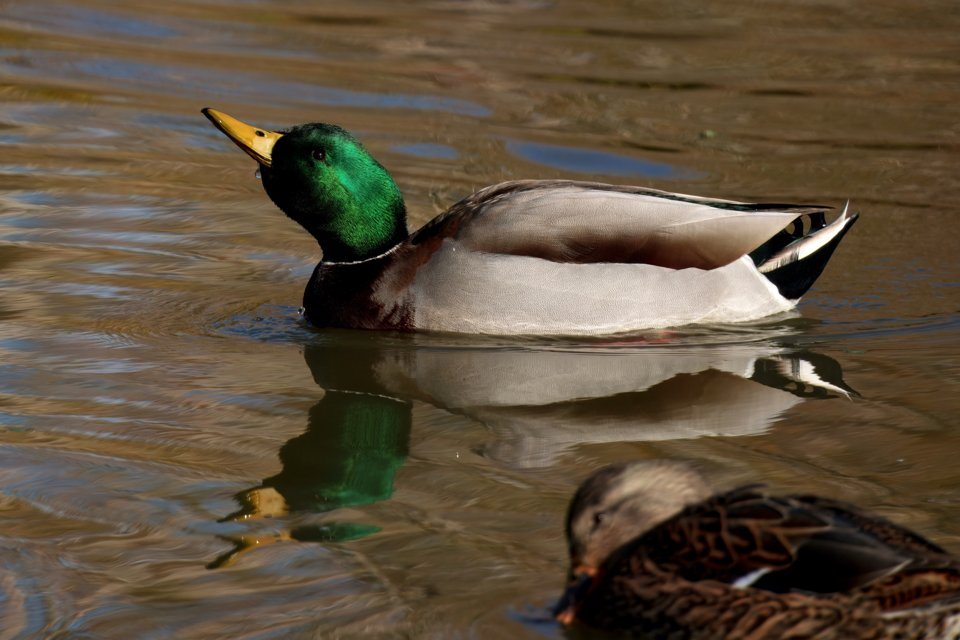
#> input picture tests/fixtures/photos/Mallard_drake_on_Union_Bay_Natural_Area.jpg, 960 x 640 px; its folder holds 7 pictures in this run; the run also reads 1 picture not shown here
$ python make-phone-fixtures.py
#> lines starting #> are read from the running program, lines starting #| are printed output that depends on the picture
"""Writes the pictures a real phone produces and a desktop test would not think of (docs/notes/integration.md, section 7).

    .venv/bin/python tests/fixtures/phone/make-phone-fixtures.py

  iphone-portrait-12mp-exif6.jpg  4032x3024 pixels stored, EXIF orientation 6: a portrait shot (3024 wide, 4032 tall when upright)
                                  of the Mallard, the way an upright iPhone stores it. 12.2 megapixels.
  phone-upside-down-exif3.jpg     1200x900 stored turned by 180 degrees, EXIF orientation 3 (the Common Kingfisher).
  phone-portrait-exif8.jpg        stored 900 wide x 1200 tall, EXIF orientation 8; upright it is 1200 wide x 900 tall (the Mallard,
                                  a phone held on its other side).
  kingfisher.png                  the Common Kingfisher as a PNG (screenshots and some galleries).
  tiny.jpg                        a 12x9 picture.
  truncated.jpg                   a real JPEG cut off after a third of its bytes (a download that stopped).

The expected upright shape of each is in tests/e2e/flows.spec.ts.
"""
from pathlib import Path

from PIL import Image, ImageOps

HERE = Path(__file__).resolve().parent
PHOTOS = HERE.parents[0] / 'photos'


def exif(orientation: int) -> Image.Exif:
    tags = Image.Exif()
    tags[0x0112] = orientation
    return tags


def cover(image: Image.Image, width: int, height: int) -> Image.Image:
    return ImageOps.fit(image, (width, height), method=Image.Resampling.LANCZOS)


mallard = Image.open(PHOTOS / 'Mallard_drake_on_Union_Bay_Natural_Area.jpg').convert('RGB')
#> mallard is the input picture: PIL image 960x640 RGB; mean R, G, B 94.3, 80.2, 61.2
kingfisher = Image.open(PHOTOS / 'Common_kingfisher_at_Taipei_Zoo.jpg').convert('RGB')
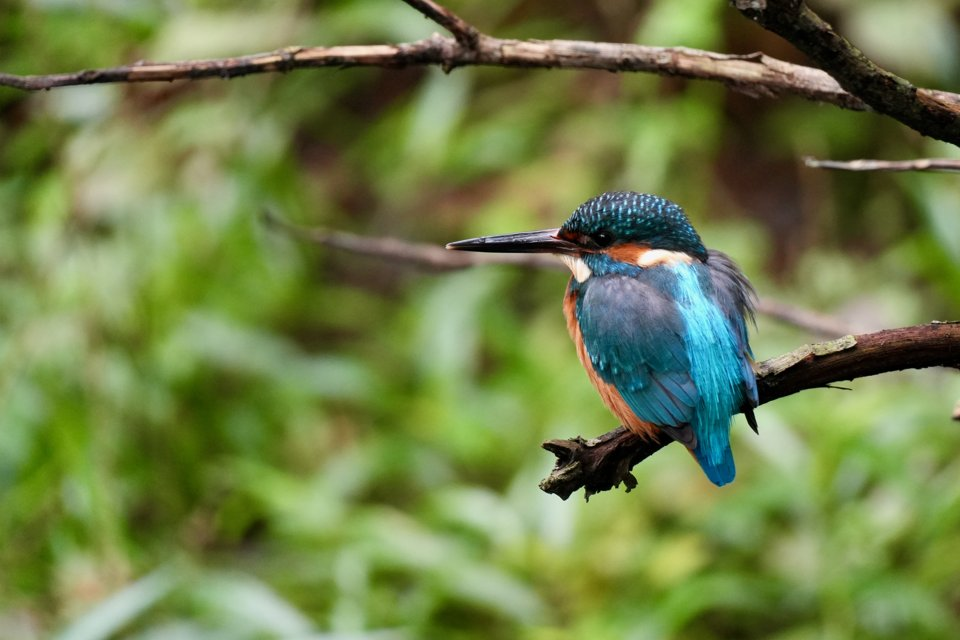
#> input picture tests/fixtures/photos/Common_kingfisher_at_Taipei_Zoo.jpg, 960 x 640 px
#> kingfisher is the input picture: PIL image 960x640 RGB; mean R, G, B 112.2, 127.6, 73

# Upright portrait 3024x4032. The stored pixels are that picture turned 90 degrees counter-clockwise (orientation 6 says:
# turn it clockwise to show it).
upright = cover(mallard, 3024, 4032)
#> in cover, `return ImageOps.fit(image, (width, height), method=Image.Resampling.LA..`:
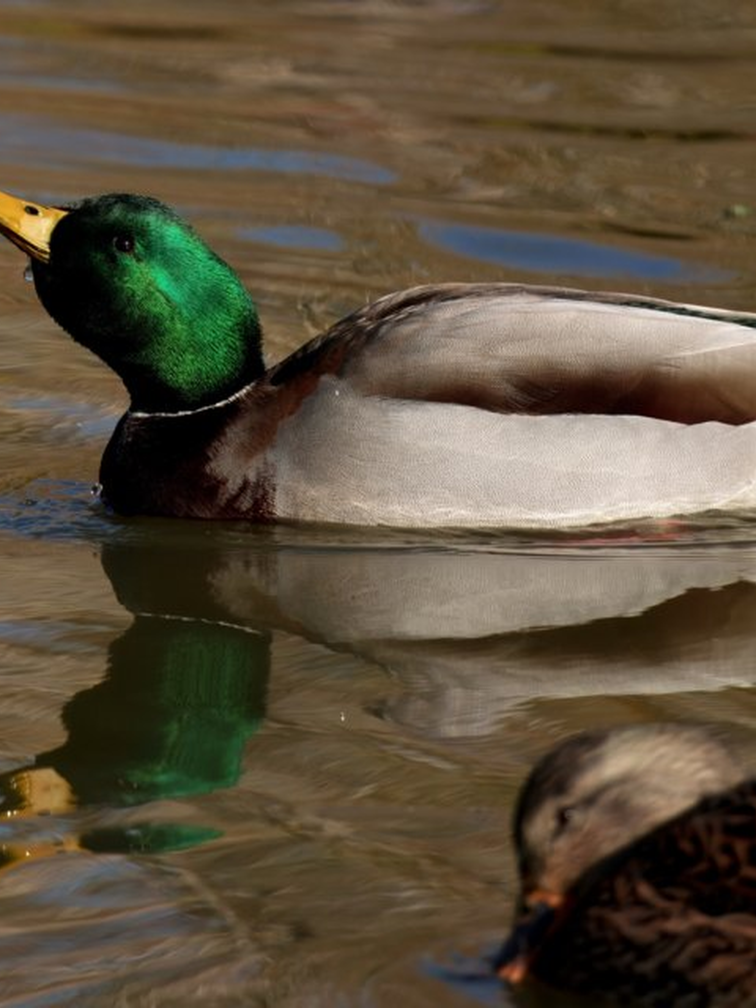
#> returned value: PIL image 3024x4032 RGB (shown at 1/4 size); mean R, G, B 92.9, 80.5, 61.2
upright.rotate(90, expand=True).save(HERE / 'iphone-portrait-12mp-exif6.jpg', quality=80, exif=exif(6))
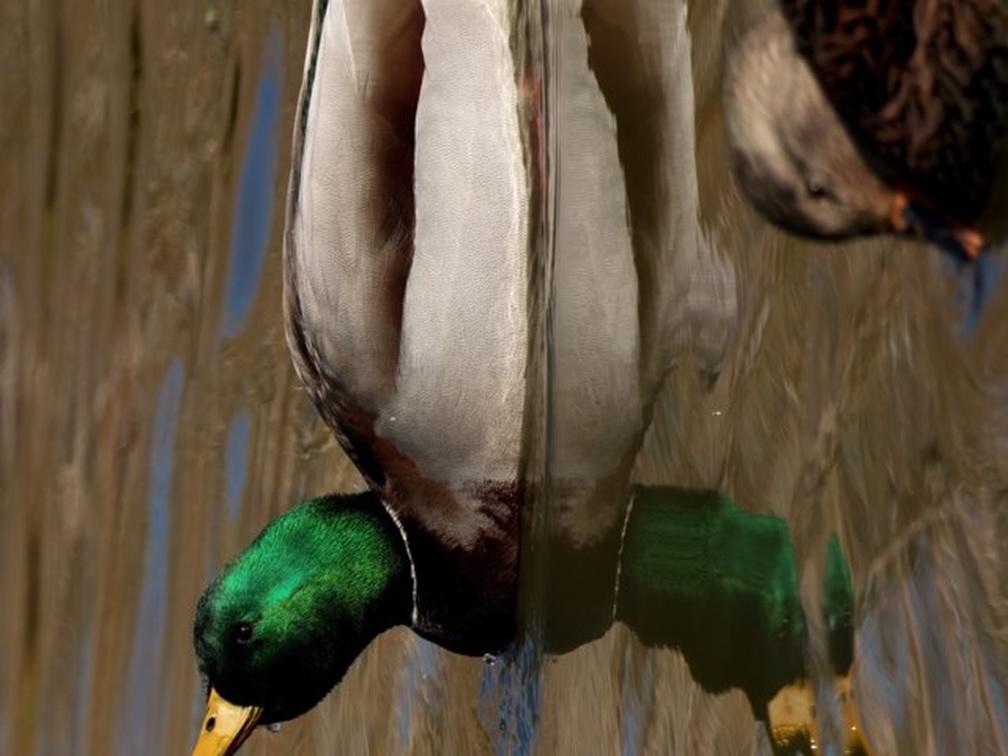
#> saved as iphone-portrait-12mp-exif6.jpg: PIL image 4032x3024 RGB (shown at 1/4 size); mean R, G, B 92.9, 80.5, 61.2

# Orientation 3: stored turned by 180 degrees.
cover(kingfisher, 1200, 900).rotate(180).save(HERE / 'phone-upside-down-exif3.jpg', quality=88, exif=exif(3))
#> call 2 of cover, with width = 1200, height = 900
#> in cover (call 2), `return ImageOps.fit(image, (width, height), method=Image.Resampling.LA..`:
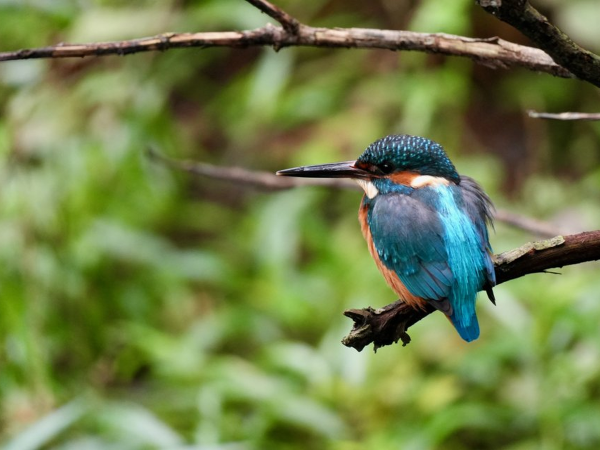
#> returned value: PIL image 1200x900 RGB (shown at 1/2 size); mean R, G, B 112.7, 127.8, 74.1
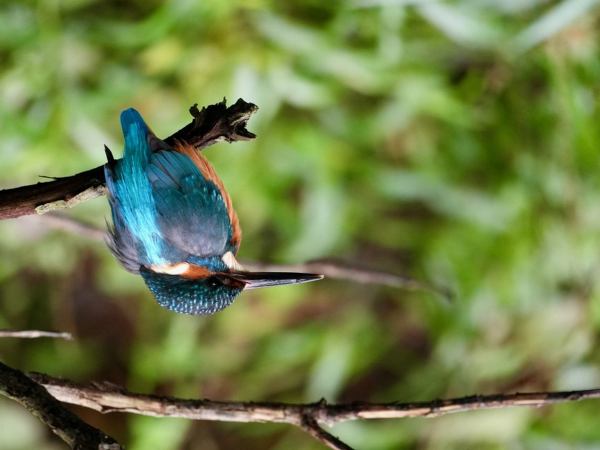
#> saved as phone-upside-down-exif3.jpg: PIL image 1200x900 RGB (shown at 1/2 size); mean R, G, B 112.7, 127.8, 74.1

# Orientation 8: stored turned 90 degrees clockwise (the camera held with the right side down); upright it is 1200x900.
cover(mallard, 1200, 900).rotate(-90, expand=True).save(HERE / 'phone-portrait-exif8.jpg', quality=88, exif=exif(8))
#> call 3 of cover, with width = 1200, height = 900
#> in cover (call 3), `return ImageOps.fit(image, (width, height), method=Image.Resampling.LA..`:
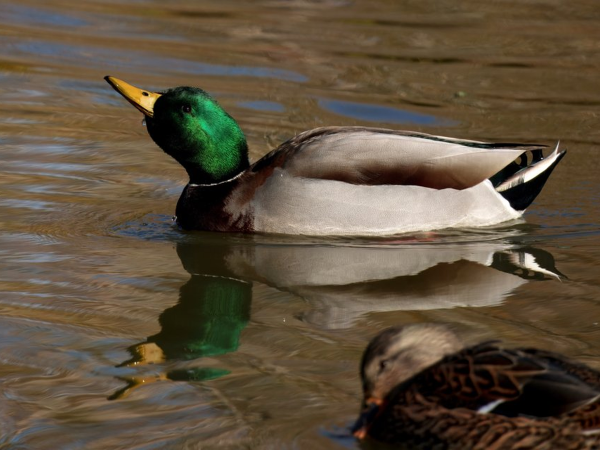
#> returned value: PIL image 1200x900 RGB (shown at 1/2 size); mean R, G, B 94.4, 80.5, 61.5
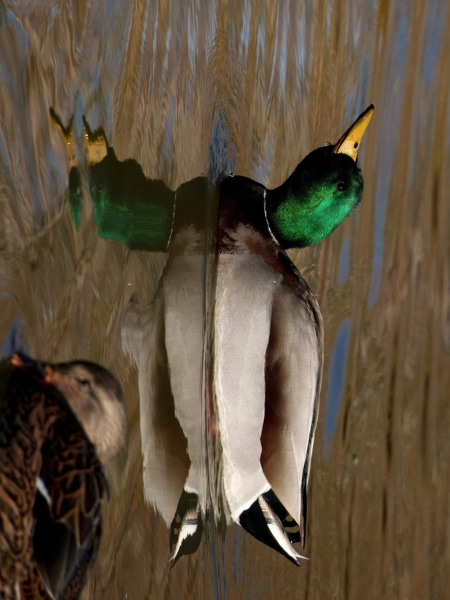
#> saved as phone-portrait-exif8.jpg: PIL image 900x1200 RGB (shown at 1/2 size); mean R, G, B 94.4, 80.5, 61.5

kingfisher.resize((640, round(640 * kingfisher.height / kingfisher.width)), Image.Resampling.LANCZOS).save(HERE / 'kingfisher.png', optimize=True)
cover(mallard, 12, 9).save(HERE / 'tiny.jpg', quality=90)

whole = (PHOTOS / 'Common_goldeneye_at_Discovery_Park_Seattle.jpg').read_bytes()
(HERE / 'truncated.jpg').write_bytes(whole[: len(whole) // 3])

for path in sorted(HERE.glob('*.[jp][pn]g')):
#> (the run stopped early here; a loop or call above may not have finished)
